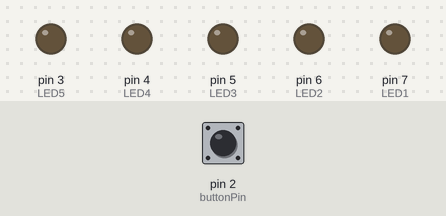
This sketch was run on a simulated Arduino Uno, built with avr-gcc and run on an emulated ATmega328P. Shown: output pins drawn as LEDs (lit = HIGH). The test bench sets the inputs (shaded band); at power-on: pin 2 (buttonPin) LOW.

Above: at 0.5 s.
At 1.5 s:
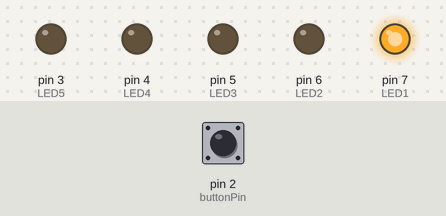
At 2.5 s:
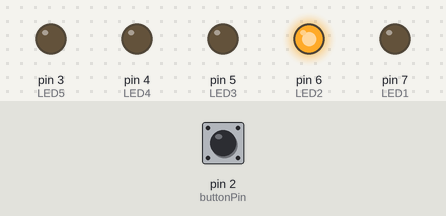
At 3.5 s:
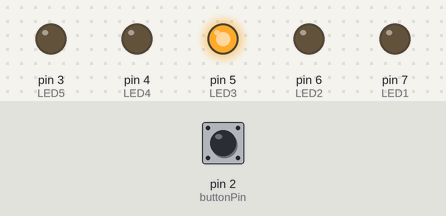
At 4.5 s:
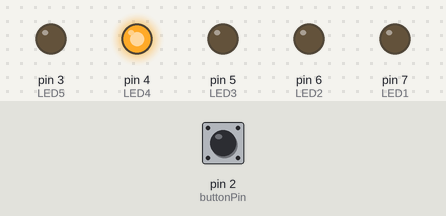
At 5.5 s:
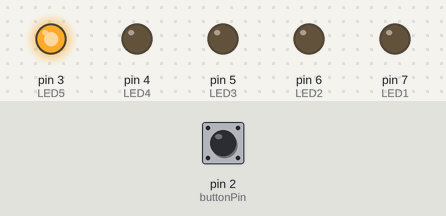
Timing chart, 0 to 6.5 s (numbered marks = the images above):
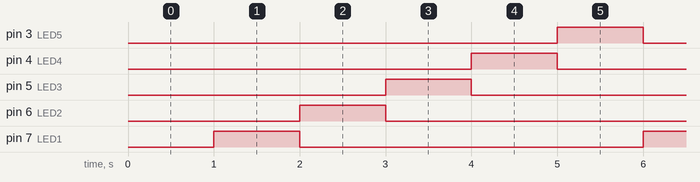

The sketch:

proiect_joc_unu.ino
```cpp
//Game 1
//Primul joc testeaza reactia prin aprinderea pe rand a 5 led-uri, iar jucatorul trebuie sa apese
//butonul cand led-ul din mijloc este aprins. Viteza de aprindere a led-urilor creste cu fiecare
//apasare corecta.


const int buttonPin = 2;
const int LED1 = 7;
const int LED2 = 6;
const int LED3 = 5;
const int LED4 = 4;
const int LED5 = 3;

int counter = 0; //numarul led-ului aprins
long previousTime = millis();
long interval = 1000; //timpul de asteptare pana cand se schimba led-ul


void setup() {
  pinMode(buttonPin, INPUT);
  pinMode(LED1, OUTPUT);
  pinMode(LED2, OUTPUT);
  pinMode(LED3, OUTPUT);
  pinMode(LED4, OUTPUT);
  pinMode(LED5, OUTPUT);
}

void loop() {
  long currentTime = millis();

  if (digitalRead(buttonPin) == HIGH) {
    // verifica daca e apasat cand e aprins becul verde
    if (counter == 3) {
      // indica ca este
      digitalWrite(LED1, HIGH);
      digitalWrite(LED2, HIGH);
      digitalWrite(LED3, HIGH);
      digitalWrite(LED4, HIGH);
      digitalWrite(LED5, HIGH);
      delay(500);
      digitalWrite(LED1, LOW);
      digitalWrite(LED2, LOW);
      digitalWrite(LED3, LOW);
      digitalWrite(LED4, LOW);
      digitalWrite(LED5, LOW);
      // reseteaza counter
      counter = 0;
      // speed up
      interval = interval / 1.8;
    } else {
      // indica ca nu e
      digitalWrite(LED1, LOW);
      digitalWrite(LED2, LOW);
      digitalWrite(LED3, LOW);
      digitalWrite(LED4, LOW);
      digitalWrite(LED5, LOW);
      delay(500);
      // inapoi la nivelul 1
      interval = 1000;
      // reset pentru counter.
      counter = 0;
    }
  }

  //aprinderea si stingerea led-urilor
  if (currentTime - previousTime >= interval) {
      previousTime = currentTime;
      if (counter == 0) {
        digitalWrite(LED5, LOW);
        digitalWrite(LED1, HIGH);
        counter++;
      } else if (counter == 1) {
        digitalWrite(LED1, LOW);
        digitalWrite(LED2, HIGH);
        counter++;
      } else if (counter == 2) {
        digitalWrite(LED2, LOW);
        digitalWrite(LED3, HIGH);
        counter++;
      } else if (counter == 3) {
        digitalWrite(LED3, LOW);
        digitalWrite(LED4, HIGH);
        counter++;
      } else if (counter == 4) {
        digitalWrite(LED4, LOW);
        digitalWrite(LED5, HIGH);
        counter = 0;
      }
  }
}
```

Measured:
- by itself, pin 3 (LED5), pin 4 (LED4), pin 5 (LED3), pin 6 (LED2), pin 7 (LED1): alternates HIGH for 1.0 s and LOW for 4.0 s
- by itself, everything shown: repeats every 5.0 s, in 5 steps
